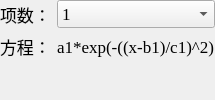
            <widget class="QWidget" name="page_gaussian">
             <layout class="QFormLayout" name="formLayout_5">
              <property name="leftMargin">
               <number>0</number>
              </property>
              <property name="topMargin">
               <number>0</number>
              </property>
              <property name="rightMargin">
               <number>0</number>
              </property>
              <property name="bottomMargin">
               <number>0</number>
              </property>
              <item row="0" column="0">
               <widget class="QLabel" name="label_17">
                <property name="font">
                 <font>
                  <family>Times New Roman</family>
                  <pointsize>13</pointsize>
                 </font>
                </property>
                <property name="text">
                 <string>项数：</string>
                </property>
               </widget>
              </item>
              <item row="0" column="1">
               <widget class="QComboBox" name="comboBox_7">
                <property name="font">
                 <font>
                  <family>Times New Roman</family>
                  <pointsize>13</pointsize>
                 </font>
                </property>
                <item>
                 <property name="text">
                  <string>1</string>
                 </property>
                </item>
                <item>
                 <property name="text">
                  <string>2</string>
                 </property>
                </item>
                <item>
                 <property name="text">
                  <string>3</string>
                 </property>
                </item>
                <item>
                 <property name="text">
                  <string>4</string>
                 </property>
                </item>
                <item>
                 <property name="text">
                  <string>5</string>
                 </property>
                </item>
                <item>
                 <property name="text">
                  <string>6</string>
                 </property>
                </item>
                <item>
                 <property name="text">
                  <string>7</string>
                 </property>
                </item>
                <item>
                 <property name="text">
                  <string>8</string>
                 </property>
                </item>
               </widget>
              </item>
              <item row="1" column="0">
               <widget class="QLabel" name="label_16">
                <property name="font">
                 <font>
                  <family>Times New Roman</family>
                  <pointsize>13</pointsize>
                 </font>
                </property>
                <property name="text">
                 <string>方程：</string>
                </property>
               </widget>
              </item>
              <item row="1" column="1">
               <widget class="QLabel" name="label_15">
                <property name="font">
                 <font>
                  <family>Times New Roman</family>
                  <pointsize>13</pointsize>
                 </font>
                </property>
                <property name="toolTip">
                 <string>a1*exp(-((x-b1)/c1)^2)</string>
                </property>
                <property name="text">
                 <string>a1*exp(-((x-b1)/c1)^2)</string>
                </property>
               </widget>
              </item>
             </layout>
            </widget>
